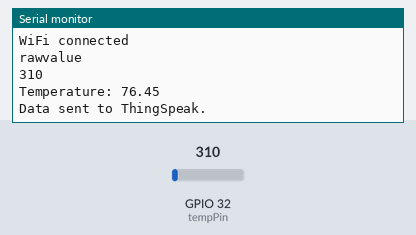
The sketch below on a simulated ESP32. Parts: the last lines printed to the serial monitor. The test bench sets the inputs (shaded band); at power-on: GPIO 32 (tempPin) = 310. WiFi joins after 1.5 s; servers stay silent unless stated; web services answer with replies made up by the test bench.

Above: at 3.7 s.
3.8 s: GPIO 32 (tempPin) set to 372
At 3.96 s:
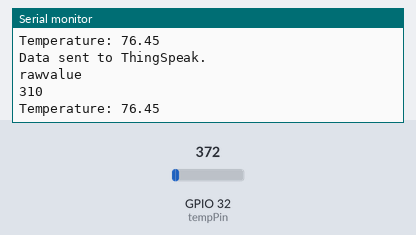
5.5 s: GPIO 32 (tempPin) set to 434
At 7.4 s:
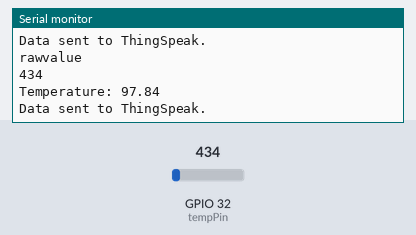
Timing chart, 0 to 8.9 s (numbered marks = the images above; inputs shaded):
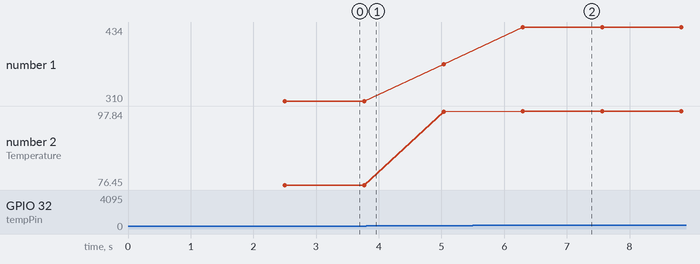

Measured:
- after the input at 5.5 s, the serial monitor: prints a new line after 0.80 s (image 2)
- plotted number 1: 310 → 372 after the input at 3.8 s, 372 → 434 after the input at 5.5 s
- plotted number 2: 76.45 → 97.69 after the input at 3.8 s, 97.69 → 97.84 after the input at 5.5 s

The sketch:

Temperature.ino
```cpp
#include <WiFi.h>
#include <ThingSpeak.h>

// WiFi credentials
const char* ssid = "IAAP-2.4G";
const char* password = "mapping8812";

// ThingSpeak credentials
const char* thingspeakApiKey = "QH5WD7QS4BVOG75G";
const unsigned long THINGSPEAK_CHANNEL_ID = 2461907;


// Temperature sensor settings
const int tempPin = 32;  // Pin connected to the temperature sensor

// Variables
WiFiClient client;

void setup() {
  Serial.begin(115200);
  delay(1000); // Allow time for serial monitor to open

  // Connect to WiFi
  Serial.println("Connecting to WiFi...");
  connectToWiFi();
}

void loop() {
  // Check WiFi connection
  if (WiFi.status() != WL_CONNECTED) {
    Serial.println("WiFi disconnected. Reconnecting...");
    connectToWiFi();
    return;
  }

  // Read temperature sensor value
  float temperature = readTemperature();

  // Print temperature
  Serial.print("Temperature: ");
  Serial.println(temperature);

  // Send temperature data to ThingSpeak
  sendDataToThingSpeak(temperature);

  // Delay before next reading and upload
  delay(1000); // 15 seconds delay
}

void connectToWiFi() {
  WiFi.begin(ssid, password);
  int attempts = 0;
  while (WiFi.status() != WL_CONNECTED) {
    delay(300);
    Serial.print(".");
    if (++attempts >= 20) {
      Serial.println("WiFi connection failed. Please check your credentials and try again.");
      return;
    }
  }
  Serial.println("\nWiFi connected");
}

float readTemperature() {
  // Replace this with your code to read temperature from your sensor
  // For demonstration purposes, let's assume we're reading from an analog sensor
  int rawValue = analogRead(tempPin);
   Serial.println("rawvalue");
    Serial.println(rawValue);
    float temperature;
    if(rawValue<=330)
    {
      temperature=20.0;
    float v=(float)(rawValue*5)/330;
    temperature=temperature+v;

    }
    else if(rawValue>330 && rawValue<=1000)
    {
      temperature=36.0;
    float v=(float)(rawValue*2)/1500;
    temperature=temperature+v;

    }
    else
    {
    temperature=39.0;
    float v=(float)(rawValue*3)/1500;
    temperature=temperature+v;


    }
    temperature=1.8*temperature+32;


 // float temperature = map(rawValue, 0, 4095, 0, 100);  // Map the raw value to temperature range (0-100 degrees Celsius)
  return temperature;
}

void sendDataToThingSpeak(float temperature) {
  // Establish connection to ThingSpeak
  if (!client.connect("api.thingspeak.com", 80)) {
    Serial.println("Connection to ThingSpeak failed.");
    return;
  }

  // Prepare the API URL
  String url = "/update?api_key=";
  url += thingspeakApiKey;
  url += "&field1=";
  url += String(temperature);

  // Send GET request to ThingSpeak
  client.print(String("GET ") + url + " HTTP/1.1\r\n" +
               "Host: api.thingspeak.com\r\n" +
               "Connection: close\r\n\r\n");

  // Wait for response from ThingSpeak
  unsigned long timeout = millis();
  while (client.available() == 0) {
    if (millis() - timeout > 5000) {
      Serial.println("No response from ThingSpeak.");
      client.stop();
      return;
    }
  }

  // Print response from ThingSpeak
  while (client.available()) {
    char c = client.read();
    //serial.print(c);
  }

  // Close connection
  Serial.println("\nData sent to ThingSpeak.");
  client.stop();
}
```
